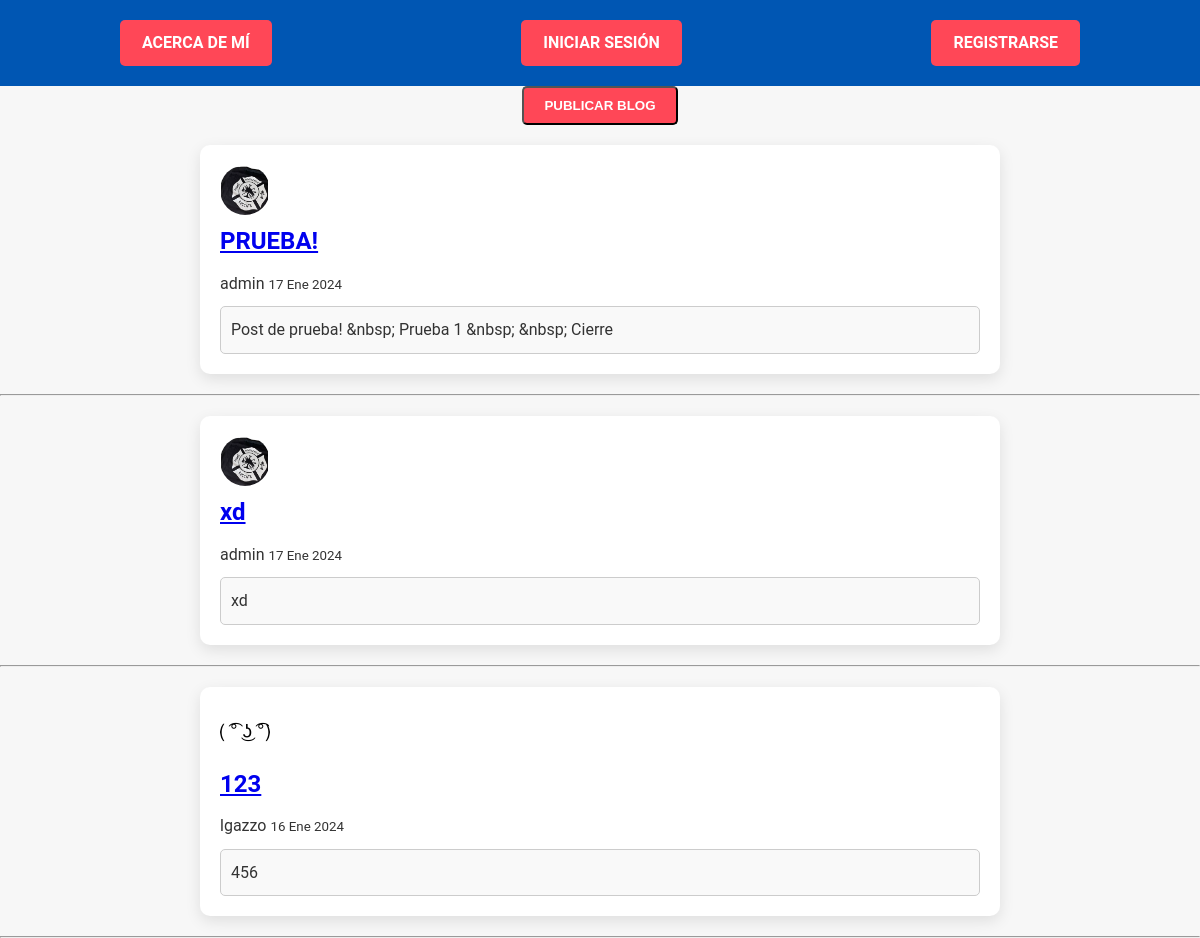
The app's page /, older data.
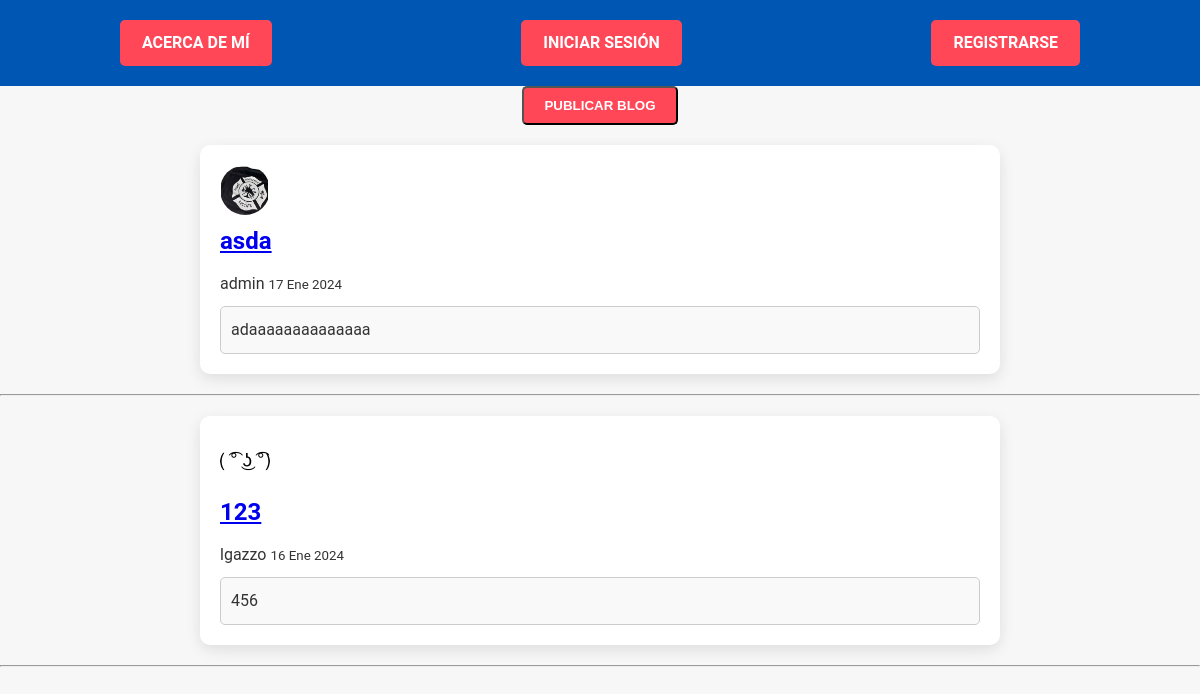
The same page, newer data.
### blog/models.py (models this page shows)
class Blog(models.Model):
    CATEGORY_CHOICES = [
        ('Política', 'Política'),
        ('Tecnología', 'Tecnología'),
        ('Ciencia', 'Ciencia'),
        ('Humor', 'Humor'),
    ]
    title = models.CharField(max_length=200)
    subtitle = models.CharField(max_length=200)
    body = RichTextField()
    author = models.ForeignKey(
        settings.AUTH_USER_MODEL,
        on_delete=models.CASCADE
    )
    date = models.DateTimeField(auto_now_add=True)
    image = models.ImageField(upload_to='blog_images/')
    category = models.CharField(max_length=100, choices=CATEGORY_CHOICES, default='Humor')

### accounts/models.py (models this page shows)
class CustomUser(AbstractUser):
    profile_image = models.ImageField(upload_to='profile_images/', blank=True, null=True)
    description = models.TextField(blank=True, null=True)
    website = models.URLField(blank=True, null=True)

### myblogsite/views.py (the view)
# urls.py: path('', views.landing, name='landing'),
def landing(request):
    blogs = Blog.objects.order_by('-date')
    return render(request, 'landing.html', {'blogs': blogs})

### templates/landing.html (shortened to what this page needs)
{% load static %}
<!DOCTYPE html>
<html>
<head>
    <link rel="stylesheet" href="{% static 'css/style.css' %}">
</head>
<body>
    <header>
        <div class="container">
            {% if user.is_authenticated %}
                <span class="user-info">
                {% if user.profile_image %}
                    <img src="{{ user.profile_image.url }}" alt="Avatar" class="user-avatar">
                {% else %}
                    <img src="{% static '/avatars/default-avatar.png' %}" alt="Avatar" class="user-avatar">
                    <br>
                {% endif %}
                {{ user.username }}
                </span>
                <a href="{% url 'profile' %}" class="header-button">Ver Perfil</a>
                <a href="{% url 'blog_list' %}" class="header-button">Lista de Blogs</a>
                <a href="{% url 'about' %}" class="header-button">Acerca de mí</a>
                <a href="{% url 'logout' %}" class="header-button">Cerrar Sesión</a>
            {% else %}
                <a href="{% url 'about' %}" class="header-button">Acerca de mí</a>
                <a href="{% url 'login' %}" class="header-button">Iniciar Sesión</a>
                <a href="{% url 'signup' %}" class="header-button">Registrarse</a>
            {% endif %}
        </div>
    </header>
    <div style="text-align: center;">
        {% if user.is_authenticated %}
            <a href="{% url 'publish_blog' %}" id="publish-blog-button" class="header-button">Publicar blog</a>
        {% else %}
            <button id="publish-blog-button" class="header-button" onclick="showLoginModal()">Publicar blog</button>
        {% endif %}
    </div>
    <div class="blog-container">
        {% for blog in blogs %}
        <div class="blog-preview">
            {% if blog.author.profile_image %}
                <img src="{{ blog.author.profile_image.url }}" alt="Avatar" class="user-avatar">
            {% else %}
                <img src="{% static 'avatars/default-avatar.png' %}" alt="Avatar" class="user-avatar">
            {% endif %}
            <div class="blog-info">
                <h2><a href="{% url 'blog_detail' pk=blog.pk %}">{{ blog.title }}</a></h2>
                <span class="author-name">{{ blog.author.username }}</span>
                <span class="publish-date" style="font-size: smaller;">{{ blog.date|date:"d M Y" }}</span>
                <div class="blog-content-preview">
                    <p>{{ blog.body|striptags|truncatechars:100 }}</p>
                </div>
            </div>
        </div>
        <hr>
        {% empty %}
        <div class="no-blogs">
            <img src="{% static 'travolta-empty.gif' %}" alt="No hay blogs disponibles">
            <p>No hay blogs aún. ¡Sé el primero!</p>
        </div>
        {% endfor %}
    </div>
</body>
</html>

### static/css/style.css (style rules this page uses)
* { margin: 0; padding: 0; box-sizing: border-box; }
body { font-family: 'Roboto', sans-serif; background-color: #f7f7f7; color: #333; line-height: 1.6; }
header { position: static; background: #0056b3; padding: 20px 0; width: 100%; top: 0; z-index: 1000; }
header .container { display: flex; justify-content: space-between; align-items: center; padding: 0 10%; }
header a { color: #fff; text-decoration: none; padding: 8px 20px; border: 2px solid transparent; transition: all 0.3s ease; }
.header-button { background-color: #ff4757; color: #fff; border-radius: 5px; font-weight: 700; text-transform: uppercase; }
.blog-preview { margin: 20px auto; max-width: 800px; background: #fff; padding: 20px; border-radius: 10px; box-shadow: 0 5px 15px rgba(0, 0, 0, 0.1); }
.blog-preview h2 { color: #0056b3; margin-bottom: 10px; }
#publish-blog-button { background-color: #ff4757; color: white; padding: 10px 20px; border-radius: 5px; text-decoration: none; display: inline-block; }

### templates/landing.html (style rules this page uses)
.user-avatar, .blog-avatar { width: 50px; height: 50px; border-radius: 50%; }
.blog-content-preview { border: 1px solid #ccc; padding: 10px; margin-top: 10px; border-radius: 5px; background-color: #f9f9f9; }

Row changes from the older to the newer data that the page shows:
removed Blog: author.profile_image (picture), title "PRUEBA!", author.username "admin", date "17 Ene 2024", body "Post de prueba! &nbsp; Prueba 1 &nbsp; &nbsp; Cierre"
removed Blog: author.profile_image (picture), title "xd", author.username "admin", date "17 Ene 2024", body "xd"
added Blog: author.profile_image (picture), title "asda", author.username "admin", date "17 Ene 2024", body "adaaaaaaaaaaaaaa"
